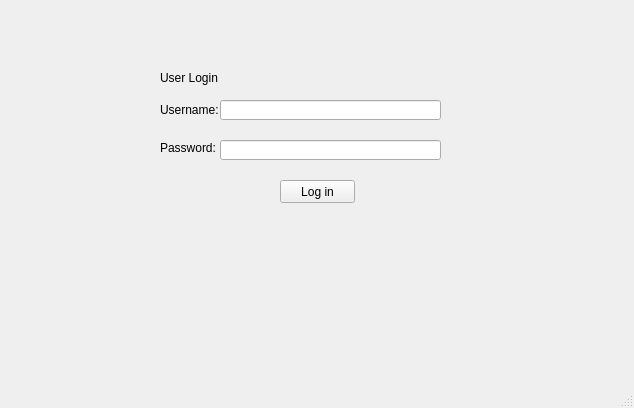
<?xml version="1.0" encoding="UTF-8"?>
<ui version="4.0">
 <class>verify</class>
 <widget class="QMainWindow" name="verify">
  <property name="geometry">
   <rect>
    <x>0</x>
    <y>0</y>
    <width>634</width>
    <height>408</height>
   </rect>
  </property>
  <property name="windowTitle">
   <string>MainWindow</string>
  </property>
  <widget class="QWidget" name="centralwidget">
   <widget class="QLabel" name="label">
    <property name="geometry">
     <rect>
      <x>160</x>
      <y>70</y>
      <width>201</width>
      <height>16</height>
     </rect>
    </property>
    <property name="text">
     <string>User Login</string>
    </property>
   </widget>
   <widget class="QPushButton" name="btn_login">
    <property name="geometry">
     <rect>
      <x>280</x>
      <y>180</y>
      <width>75</width>
      <height>23</height>
     </rect>
    </property>
    <property name="text">
     <string>Log in</string>
    </property>
   </widget>
   <widget class="QLineEdit" name="admin_username">
    <property name="geometry">
     <rect>
      <x>220</x>
      <y>100</y>
      <width>221</width>
      <height>20</height>
     </rect>
    </property>
    <property name="text">
     <string/>
    </property>
   </widget>
   <widget class="QLabel" name="label_2">
    <property name="geometry">
     <rect>
      <x>160</x>
      <y>100</y>
      <width>61</width>
      <height>20</height>
     </rect>
    </property>
    <property name="text">
     <string>Username:</string>
    </property>
   </widget>
   <widget class="QLabel" name="label_3">
    <property name="geometry">
     <rect>
      <x>160</x>
      <y>140</y>
      <width>71</width>
      <height>16</height>
     </rect>
    </property>
    <property name="text">
     <string>Password:</string>
    </property>
   </widget>
   <widget class="QLineEdit" name="admin_password">
    <property name="geometry">
     <rect>
      <x>220</x>
      <y>140</y>
      <width>221</width>
      <height>20</height>
     </rect>
    </property>
   </widget>
   <widget class="QLabel" name="le_msg">
    <property name="geometry">
     <rect>
      <x>220</x>
      <y>210</y>
      <width>331</width>
      <height>16</height>
     </rect>
    </property>
    <property name="text">
     <string/>
    </property>
   </widget>
   <widget class="QLabel" name="le_msg_2">
    <property name="geometry">
     <rect>
      <x>220</x>
      <y>240</y>
      <width>331</width>
      <height>16</height>
     </rect>
    </property>
    <property name="text">
     <string/>
    </property>
   </widget>
   <widget class="QLabel" name="le_msg_3">
    <property name="geometry">
     <rect>
      <x>220</x>
      <y>270</y>
      <width>331</width>
      <height>16</height>
     </rect>
    </property>
    <property name="text">
     <string/>
    </property>
   </widget>
  </widget>
  <widget class="QMenuBar" name="menubar">
   <property name="geometry">
    <rect>
     <x>0</x>
     <y>0</y>
     <width>634</width>
     <height>21</height>
    </rect>
   </property>
  </widget>
  <widget class="QStatusBar" name="statusbar"/>
 </widget>
 <resources/>
 <connections/>
</ui>
